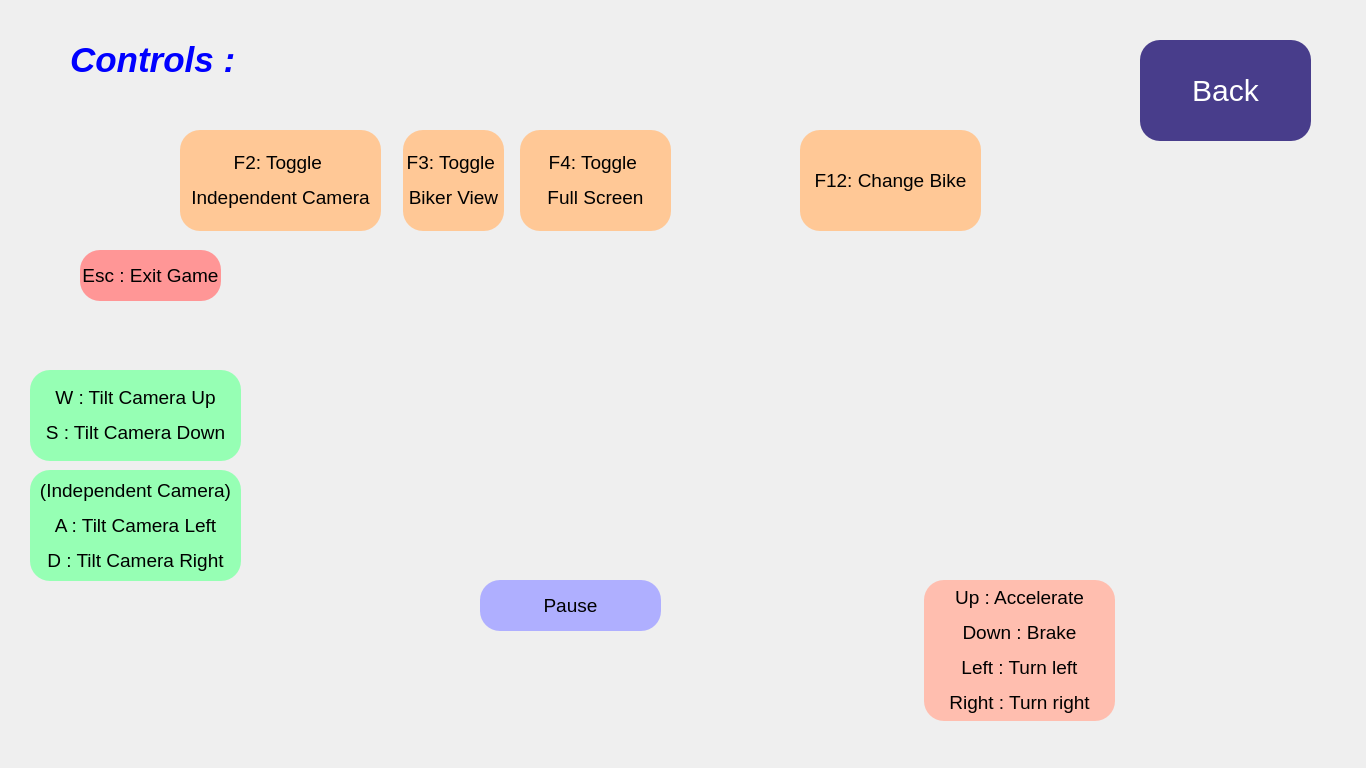
<?xml version="1.0" encoding="UTF-8"?>
<ui version="4.0">
 <class>Help</class>
 <widget class="QWidget" name="Help">
  <property name="geometry">
   <rect>
    <x>0</x>
    <y>0</y>
    <width>1366</width>
    <height>768</height>
   </rect>
  </property>
  <property name="windowTitle">
   <string>Form</string>
  </property>
  <widget class="QLabel" name="label_2">
   <property name="geometry">
    <rect>
     <x>70</x>
     <y>30</y>
     <width>181</width>
     <height>61</height>
    </rect>
   </property>
   <property name="font">
    <font>
     <pointsize>26</pointsize>
     <weight>75</weight>
     <italic>true</italic>
     <bold>true</bold>
     <stylestrategy>PreferDefault</stylestrategy>
    </font>
   </property>
   <property name="text">
    <string>&lt;html&gt;&lt;head/&gt;&lt;body&gt;&lt;p&gt;&lt;span style=&quot; color:#0000ff;&quot;&gt;Controls :&lt;/span&gt;&lt;/p&gt;&lt;/body&gt;&lt;/html&gt;</string>
   </property>
  </widget>
  <widget class="QLabel" name="label_3">
   <property name="geometry">
    <rect>
     <x>260</x>
     <y>240</y>
     <width>1041</width>
     <height>331</height>
    </rect>
   </property>
   <property name="text">
    <string/>
   </property>
   <property name="pixmap">
    <pixmap resource="keyboard.qrc">:/new/prefix1/keyboard.jpg</pixmap>
   </property>
   <property name="scaledContents">
    <bool>true</bool>
   </property>
  </widget>
  <widget class="QLabel" name="label">
   <property name="geometry">
    <rect>
     <x>0</x>
     <y>0</y>
     <width>1371</width>
     <height>771</height>
    </rect>
   </property>
   <property name="text">
    <string/>
   </property>
   <property name="pixmap">
    <pixmap resource="trackbg.qrc">:/new/prefix1/dirtbike.jpg</pixmap>
   </property>
   <property name="scaledContents">
    <bool>true</bool>
   </property>
  </widget>
  <widget class="QLabel" name="label_4">
   <property name="geometry">
    <rect>
     <x>480</x>
     <y>580</y>
     <width>181</width>
     <height>51</height>
    </rect>
   </property>
   <property name="styleSheet">
    <string notr="true">background-color: rgb(175,175,255);
border-radius:20px;</string>
   </property>
   <property name="text">
    <string>&lt;html&gt;&lt;head/&gt;&lt;body&gt;&lt;p align=&quot;center&quot;&gt;&lt;span style=&quot; font-size:14pt;&quot;&gt;Pause&lt;/span&gt;&lt;/p&gt;&lt;/body&gt;&lt;/html&gt;</string>
   </property>
  </widget>
  <widget class="QLabel" name="label_5">
   <property name="geometry">
    <rect>
     <x>924</x>
     <y>580</y>
     <width>191</width>
     <height>141</height>
    </rect>
   </property>
   <property name="styleSheet">
    <string notr="true">background-color: rgb(255,190,175);
border-radius:20px;</string>
   </property>
   <property name="text">
    <string>&lt;html&gt;&lt;head/&gt;&lt;body&gt;&lt;p align=&quot;center&quot;&gt;&lt;span style=&quot; font-size:14pt;&quot;&gt;Up : Accelerate&lt;/span&gt;&lt;/p&gt;&lt;p align=&quot;center&quot;&gt;&lt;span style=&quot; font-size:14pt;&quot;&gt;Down : Brake&lt;/span&gt;&lt;/p&gt;&lt;p align=&quot;center&quot;&gt;&lt;span style=&quot; font-size:14pt;&quot;&gt;Left : Turn left&lt;/span&gt;&lt;/p&gt;&lt;p align=&quot;center&quot;&gt;&lt;span style=&quot; font-size:14pt;&quot;&gt;Right : Turn right&lt;/span&gt;&lt;/p&gt;&lt;/body&gt;&lt;/html&gt;</string>
   </property>
  </widget>
  <widget class="QLabel" name="label_6">
   <property name="geometry">
    <rect>
     <x>80</x>
     <y>250</y>
     <width>141</width>
     <height>51</height>
    </rect>
   </property>
   <property name="styleSheet">
    <string notr="true">background-color: rgb(255,150,150);
border-radius:20px;</string>
   </property>
   <property name="text">
    <string>&lt;html&gt;&lt;head/&gt;&lt;body&gt;&lt;p align=&quot;center&quot;&gt;&lt;span style=&quot; font-size:14pt;&quot;&gt;Esc : Exit Game&lt;/span&gt;&lt;/p&gt;&lt;/body&gt;&lt;/html&gt;</string>
   </property>
  </widget>
  <widget class="QLabel" name="label_7">
   <property name="geometry">
    <rect>
     <x>180</x>
     <y>130</y>
     <width>201</width>
     <height>101</height>
    </rect>
   </property>
   <property name="styleSheet">
    <string notr="true">background-color: rgb(255,200,150);
border-radius:20px;</string>
   </property>
   <property name="text">
    <string>&lt;html&gt;&lt;head/&gt;&lt;body&gt;&lt;p align=&quot;center&quot;&gt;&lt;span style=&quot; font-size:14pt;&quot;&gt;F2: Toggle &lt;/span&gt;&lt;/p&gt;&lt;p align=&quot;center&quot;&gt;&lt;span style=&quot; font-size:14pt;&quot;&gt;Independent Camera&lt;/span&gt;&lt;/p&gt;&lt;/body&gt;&lt;/html&gt;</string>
   </property>
  </widget>
  <widget class="QLabel" name="label_8">
   <property name="geometry">
    <rect>
     <x>403</x>
     <y>130</y>
     <width>101</width>
     <height>101</height>
    </rect>
   </property>
   <property name="styleSheet">
    <string notr="true">background-color: rgb(255,200,150);
border-radius:20px;</string>
   </property>
   <property name="text">
    <string>&lt;html&gt;&lt;head/&gt;&lt;body&gt;&lt;p align=&quot;center&quot;&gt;&lt;span style=&quot; font-size:14pt;&quot;&gt;F3: Toggle &lt;/span&gt;&lt;/p&gt;&lt;p align=&quot;center&quot;&gt;&lt;span style=&quot; font-size:14pt;&quot;&gt;Biker View&lt;/span&gt;&lt;/p&gt;&lt;/body&gt;&lt;/html&gt;</string>
   </property>
  </widget>
  <widget class="QLabel" name="label_9">
   <property name="geometry">
    <rect>
     <x>520</x>
     <y>130</y>
     <width>151</width>
     <height>101</height>
    </rect>
   </property>
   <property name="styleSheet">
    <string notr="true">background-color: rgb(255,200,150);
border-radius:20px;</string>
   </property>
   <property name="text">
    <string>&lt;html&gt;&lt;head/&gt;&lt;body&gt;&lt;p align=&quot;center&quot;&gt;&lt;span style=&quot; font-size:14pt;&quot;&gt;F4: Toggle &lt;/span&gt;&lt;/p&gt;&lt;p align=&quot;center&quot;&gt;&lt;span style=&quot; font-size:14pt;&quot;&gt;Full Screen&lt;/span&gt;&lt;/p&gt;&lt;/body&gt;&lt;/html&gt;</string>
   </property>
  </widget>
  <widget class="QLabel" name="label_11">
   <property name="geometry">
    <rect>
     <x>800</x>
     <y>130</y>
     <width>181</width>
     <height>101</height>
    </rect>
   </property>
   <property name="styleSheet">
    <string notr="true">background-color: rgb(255,200,150);
border-radius:20px;</string>
   </property>
   <property name="text">
    <string>&lt;html&gt;&lt;head/&gt;&lt;body&gt;&lt;p align=&quot;center&quot;&gt;&lt;span style=&quot; font-size:14pt;&quot;&gt;F12: Change Bike&lt;/span&gt;&lt;/p&gt;&lt;/body&gt;&lt;/html&gt;</string>
   </property>
  </widget>
  <widget class="QLabel" name="label_10">
   <property name="geometry">
    <rect>
     <x>30</x>
     <y>370</y>
     <width>211</width>
     <height>91</height>
    </rect>
   </property>
   <property name="styleSheet">
    <string notr="true">background-color: rgb(150,255,180);
border-radius:20px;</string>
   </property>
   <property name="text">
    <string>&lt;html&gt;&lt;head/&gt;&lt;body&gt;&lt;p align=&quot;center&quot;&gt;&lt;span style=&quot; font-size:14pt;&quot;&gt;W : Tilt Camera Up&lt;/span&gt;&lt;/p&gt;&lt;p align=&quot;center&quot;&gt;&lt;span style=&quot; font-size:14pt;&quot;&gt;S : Tilt Camera Down&lt;/span&gt;&lt;/p&gt;&lt;/body&gt;&lt;/html&gt;</string>
   </property>
  </widget>
  <widget class="QLabel" name="label_12">
   <property name="geometry">
    <rect>
     <x>30</x>
     <y>470</y>
     <width>211</width>
     <height>111</height>
    </rect>
   </property>
   <property name="styleSheet">
    <string notr="true">background-color: rgb(150,255,180);
border-radius:20px;</string>
   </property>
   <property name="text">
    <string>&lt;html&gt;&lt;head/&gt;&lt;body&gt;&lt;p align=&quot;center&quot;&gt;&lt;span style=&quot; font-size:14pt;&quot;&gt;(Independent Camera)&lt;/span&gt;&lt;/p&gt;&lt;p align=&quot;center&quot;&gt;&lt;span style=&quot; font-size:14pt;&quot;&gt;A : Tilt Camera Left&lt;/span&gt;&lt;/p&gt;&lt;p align=&quot;center&quot;&gt;&lt;span style=&quot; font-size:14pt;&quot;&gt;D : Tilt Camera Right&lt;/span&gt;&lt;/p&gt;&lt;/body&gt;&lt;/html&gt;</string>
   </property>
  </widget>
  <widget class="QPushButton" name="pushButton">
   <property name="geometry">
    <rect>
     <x>1140</x>
     <y>40</y>
     <width>171</width>
     <height>101</height>
    </rect>
   </property>
   <property name="styleSheet">
    <string notr="true">border-radius:20px;
background-color:rgb(72,61,139);
color:rgb(255,255,255);
font-size:30px;</string>
   </property>
   <property name="text">
    <string>Back</string>
   </property>
  </widget>
  <zorder>label</zorder>
  <zorder>label_2</zorder>
  <zorder>label_3</zorder>
  <zorder>label_4</zorder>
  <zorder>label_5</zorder>
  <zorder>label_6</zorder>
  <zorder>label_7</zorder>
  <zorder>label_8</zorder>
  <zorder>label_9</zorder>
  <zorder>label_11</zorder>
  <zorder>label_10</zorder>
  <zorder>label_12</zorder>
  <zorder>pushButton</zorder>
 </widget>
 <resources>
  <include location="keyboard.qrc"/>
  <include location="trackbg.qrc"/>
 </resources>
 <connections/>
</ui>
